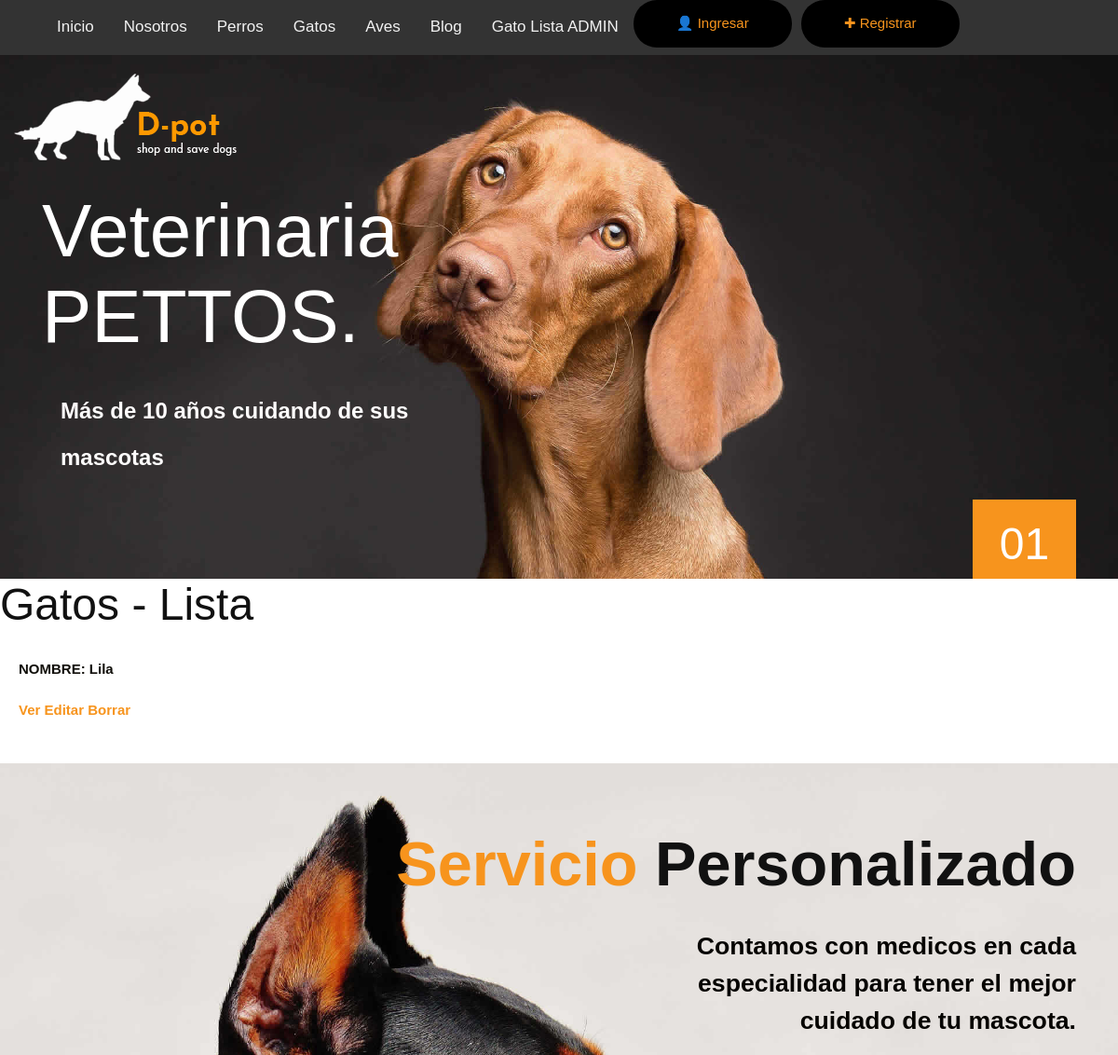
/AppCoder/gatos/list/ (upper part), run on an earlier commit of the app's database.
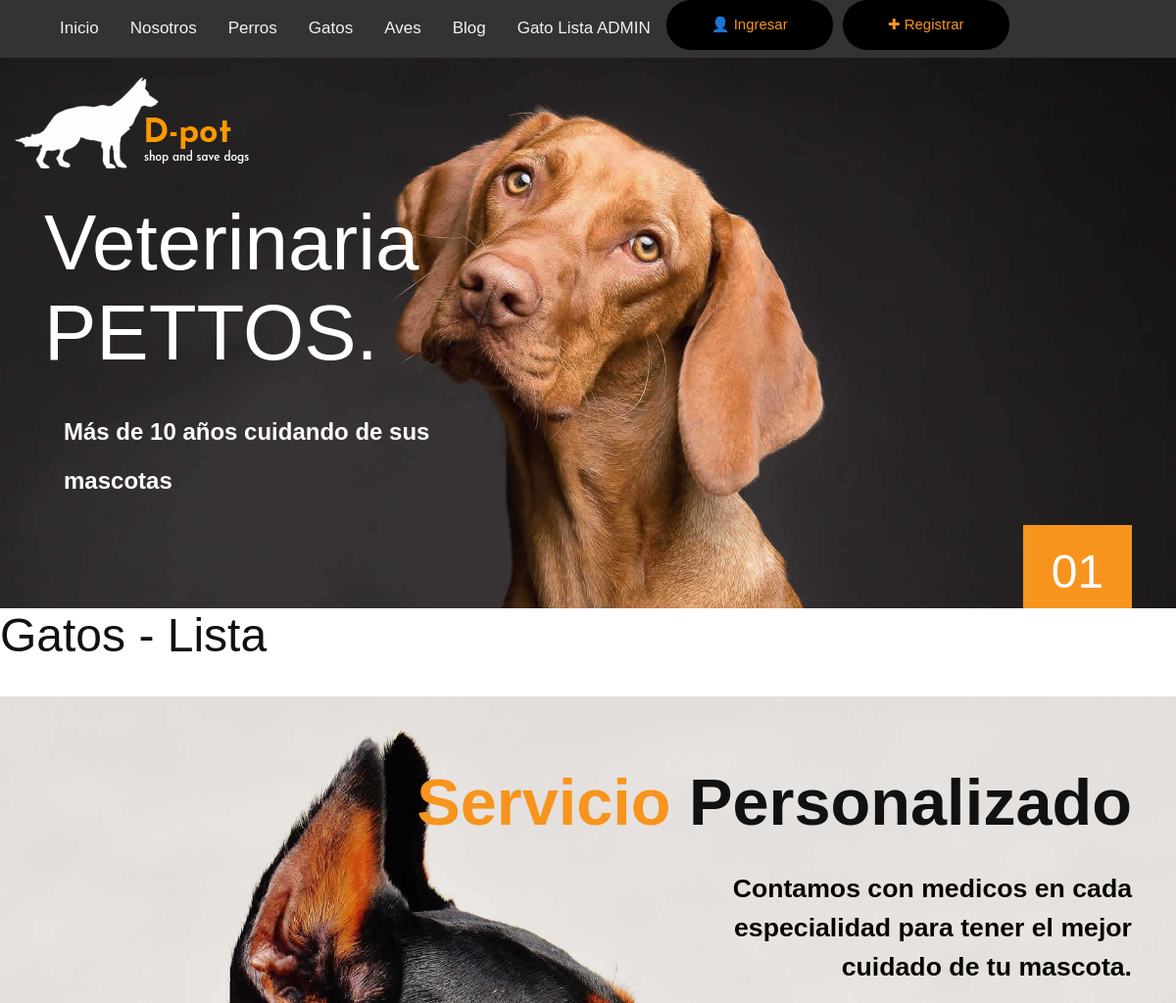
And on a later commit of the database.
### AppCoder/models.py (models this page shows, shortened)
class Gato(models.Model):
    name=models.CharField(max_length=20)
    raza=models.CharField(max_length=20)
    edad=models.IntegerField()

### AppCoder/views.py (the view)
# urls.py: path('gatos/list/', views.GatoList.as_view(), name='List'),
class GatoList(ListView):
    model= Gato
    template_name="AppCoder/gatos_list.html"

### AppCoder/templates/AppCoder/gatos_list.html
{% extends 'AppCoder/padre.html' %}
{% load static %}
{% block contenidoQueCambia %}
<h1>Gatos - Lista </h1>
<ul>
    {%for gatos in object_list%}
        <li>
            <p>NOMBRE: {{gatos.name}}</p>
            <p>
                <a style="color: #f7941d;" href="{% url 'Detail' gatos.id %}">Ver</a>
                <a style="color: #f7941d;" href="{% url 'Edit' gatos.id%}">Editar</a>
                <a style="color: #f7941d;" href="{% url 'Delete' gatos.id%}">Borrar</a>
            </p>
        </li>
    {% endfor %}
</ul>
<a href="{% url 'New' %}">Nuevo</a>
{% endblock  %}

What changed in the data, as far as the page shows it:
removed Gato: name "Lila"
